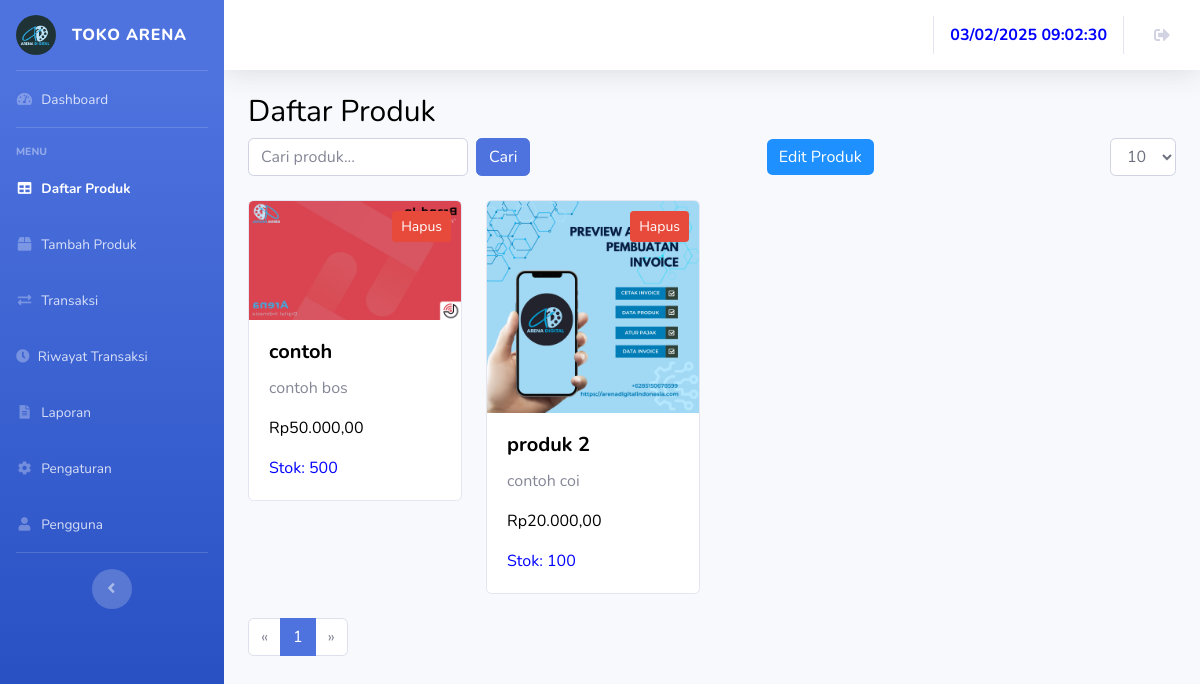
/admin/daftar-produk.php (signed in), run on the app's committed database.
### tables this page shows
CREATE TABLE `pengaturan` (
  `id_pengaturan` int(11) NOT NULL,
  `nama_toko` varchar(100) NOT NULL,
  `logo` varchar(255) DEFAULT NULL,
  `alamat_toko` text NOT NULL,
  `telepon` varchar(20) DEFAULT NULL,
  `email` varchar(100) DEFAULT NULL,
  `pajak_persen` decimal(5,2) DEFAULT NULL,
  `tanggal_diperbarui` timestamp NOT NULL DEFAULT current_timestamp() ON UPDATE current_timestamp()
);

CREATE TABLE `produk` (
  `id_produk` int(11) NOT NULL,
  `nama_produk` varchar(100) NOT NULL,
  `kategori` varchar(50) DEFAULT NULL,
  `harga` decimal(10,2) NOT NULL,
  `stok` int(11) NOT NULL,
  `deskripsi` text DEFAULT NULL,
  `foto_produk` varchar(255) NOT NULL,
  `tanggal_ditambahkan` timestamp NOT NULL DEFAULT current_timestamp()
);

### admin/daftar-produk.php (the view, shortened to what this page needs)
<?php
require 'config.php';
$rows_per_page = isset($_GET['rows']) ? intval($_GET['rows']) : 10;
$search_query = isset($_GET['search']) ? '%' . $_GET['search'] . '%' : '%';
$page = isset($_GET['page']) ? intval($_GET['page']) : 1;
$offset = ($page - 1) * $rows_per_page;
$sql = "SELECT * FROM produk WHERE nama_produk LIKE :search LIMIT :offset, :rows";
$stmt = $pdo->prepare($sql);
$stmt->bindValue(':search', $search_query);
$stmt->bindValue(':offset', $offset, PDO::PARAM_INT);
$stmt->bindValue(':rows', $rows_per_page, PDO::PARAM_INT);
$stmt->execute();
$produk_list = $stmt->fetchAll(PDO::FETCH_ASSOC);
$sql_count = "SELECT COUNT(*) FROM produk WHERE nama_produk LIKE :search";
$stmt_count = $pdo->prepare($sql_count);
$stmt_count->bindValue(':search', $search_query);
$stmt_count->execute();
$total_products = $stmt_count->fetchColumn();
$total_pages = ceil($total_products / $rows_per_page);
?>
<!DOCTYPE html>
<html lang="en">
<head>
    <?php include 'item/head.php'; ?>
</head>
<body id="page-top">
    <div id="wrapper">
        <?php include 'item/sidebar.php'; ?>
        <div id="content-wrapper" class="d-flex flex-column">
            <div id="content">
                <?php include 'item/header.php'; ?>
                <div class="container-fluid">
                    <h1 class="judul" >Daftar Produk</h1>
                    <div class="d-flex justify-content-between align-items-center mb-4">
                        <form class="form-inline" method="get">
                            <input class="form-control mr-sm-2" type="search" name="search" placeholder="Cari produk..." value="<?php echo htmlspecialchars($_GET['search'] ?? ''); ?>">
                            <button class="btn btn-primary my-2 my-sm-0" type="submit">Cari</button>
                        </form>
                        <a href="edit-produk.php" class="btn btn-warning" style="background-color: dodgerblue; border: none;">Edit Produk</a>
                        <form class="form-inline" method="get">
                            <select class="form-control" name="rows" onchange="this.form.submit()">
                                <option value="10" <?php echo $rows_per_page == 10 ? 'selected' : ''; ?>>10</option>
                            </select>
                        </form>
                    </div>
                    <div class="row">
                        <?php foreach ($produk_list as $produk): ?>
                            <div class="col-lg-3 col-md-4 mb-4">
                                <div class="card">
                                    <a href="hapus-produk.php?id=<?php echo $produk['id_produk']; ?>" class="btn btn-danger btn-sm position-absolute" style="top: 10px; right: 10px;">Hapus</a>
                                    <img src="admin/img/<?php echo htmlspecialchars($produk['foto_produk']); ?>" class="card-img-top" alt="<?php echo htmlspecialchars($produk['nama_produk']); ?>">
                                    <div class="card-body">
                                        <h5 class="card-title" style="color: black;"><b><?php echo htmlspecialchars($produk['nama_produk']); ?></b></h5>
                                        <p class="card-text"><?php echo htmlspecialchars($produk['deskripsi']); ?></p>
                                        <p class="card-text" style="color: black;">Rp<?php echo number_format($produk['harga'], 2, ',', '.'); ?></p>
                                        <p class="card-text" style="color: blue;">Stok: <?php echo htmlspecialchars($produk['stok']); ?></p>
                                    </div>
                                </div>
                            </div>
                        <?php endforeach; ?>
                    </div>
                    <nav aria-label="Page navigation">
                        <ul class="pagination">
                            <li class="page-item <?php echo $page <= 1 ? 'disabled' : ''; ?>">
                                <a class="page-link" href="?search=<?php echo htmlspecialchars($_GET['search'] ?? ''); ?>&rows=<?php echo $rows_per_page; ?>&page=<?php echo max(1, $page - 1); ?>" aria-label="Previous">
                                    <span aria-hidden="true">&laquo;</span>
                                </a>
                            </li>
                            <?php for ($i = 1; $i <= $total_pages; $i++): ?>
                                <li class="page-item <?php echo $i == $page ? 'active' : ''; ?>">
                                    <a class="page-link" href="?search=<?php echo htmlspecialchars($_GET['search'] ?? ''); ?>&rows=<?php echo $rows_per_page; ?>&page=<?php echo $i; ?>"><?php echo $i; ?></a>
                                </li>
                            <?php endfor; ?>
                            <li class="page-item <?php echo $page >= $total_pages ? 'disabled' : ''; ?>">
                                <a class="page-link" href="?search=<?php echo htmlspecialchars($_GET['search'] ?? ''); ?>&rows=<?php echo $rows_per_page; ?>&page=<?php echo min($total_pages, $page + 1); ?>" aria-label="Next">
                                    <span aria-hidden="true">&raquo;</span>
                                </a>
                            </li>
                        </ul>
                    </nav>
                </div>
            </div>
        </div>
    </div>
</body>
</html>

### admin/item/head.php (shortened to what this page needs)
<!DOCTYPE html>
<html lang="en">
<head>
    <link href="vendor/fontawesome-free/css/all.min.css" rel="stylesheet" type="text/css">
    <link href="css/sb-admin-2.min.css" rel="stylesheet">
</head>

### admin/item/sidebar.php (shortened to what this page needs)
<?php
$current_page = basename($_SERVER['PHP_SELF']);
require 'config.php';
$query = "SELECT nama_toko, logo FROM pengaturan WHERE id_pengaturan = 1";
$stmt = $pdo->prepare($query);
$stmt->execute();
$pengaturan = $stmt->fetch(PDO::FETCH_ASSOC);
$nama_toko = $pengaturan['nama_toko'];
$logo = $pengaturan['logo'];
?>
<ul class="navbar-nav bg-gradient-primary sidebar sidebar-dark accordion" id="accordionSidebar">
    <a class="sidebar-brand d-flex align-items-center" href="../admin/index.php">
        <div class="sidebar-brand-icon">
            <img src="admin/img/<?php echo htmlspecialchars($logo); ?>" alt="Logo" style="border-radius: 50%; width: 40px; height: 40px;">
        </div>
        <div class="sidebar-brand-text mx-3">
            <?php echo htmlspecialchars($nama_toko); ?>
        </div>
    </a>
    <hr class="sidebar-divider my-0">
    <li class="nav-item <?= ($current_page == 'index.php') ? 'active' : '' ?>">
        <a class="nav-link" href="../admin/index.php">
            <i class="fas fa-fw fa-tachometer-alt"></i>
            <span>Dashboard</span></a>
    </li>
    <hr class="sidebar-divider">
    <div class="sidebar-heading">
        Menu
    </div>
    <li class="nav-item <?= ($current_page == 'daftar-produk.php') ? 'active' : '' ?>">
        <a class="nav-link" href="../admin/daftar-produk.php">
            <i class="fas fa-fw fa-table"></i>
            <span>Daftar Produk</span></a>
    </li>
    <li class="nav-item <?= ($current_page == 'kelola-produk.php') ? 'active' : '' ?>">
        <a class="nav-link" href="../admin/kelola-produk.php">
            <i class="fas fa-fw fa-box"></i>
            <span>Tambah Produk</span></a>
    </li>
    <li class="nav-item <?= ($current_page == 'transaksi.php') ? 'active' : '' ?>">
        <a class="nav-link" href="../admin/transaksi.php">
            <i class="fas fa-fw fa-exchange-alt"></i>
            <span>Transaksi</span></a>
    </li>
    <li class="nav-item <?= ($current_page == 'riwayat-transaksi.php') ? 'active' : '' ?>">
        <a class="nav-link" href="../admin/riwayat-transaksi.php">
            <i class="fas fa-clock"></i>
            <span>Riwayat Transaksi</span></a>
    </li>
    <li class="nav-item <?= ($current_page == 'laporan.php') ? 'active' : '' ?>">
        <a class="nav-link" href="../admin/laporan.php">
            <i class="fas fa-fw fa-file-alt"></i>
            <span>Laporan</span></a>
    </li>
    <li class="nav-item <?= ($current_page == 'pengaturan.php') ? 'active' : '' ?>">
        <a class="nav-link" href="../admin/pengaturan.php">
            <i class="fas fa-fw fa-cog"></i>
            <span>Pengaturan</span></a>
    </li>
    <li class="nav-item <?= ($current_page == 'pengguna.php') ? 'active' : '' ?>">
        <a class="nav-link" href="../admin/pengguna.php">
            <i class="fas fa-fw fa-user"></i>
            <span>Pengguna</span></a>
    </li>
    <hr class="sidebar-divider d-none d-md-block">
    <div class="text-center d-none d-md-inline">
        <button class="rounded-circle border-0" id="sidebarToggle"></button>
    </div>
</ul>

### admin/item/header.php (shortened to what this page needs)
<nav class="navbar navbar-expand navbar-light bg-white topbar mb-4 static-top shadow">
    <ul class="navbar-nav ml-auto">
        <li class="nav-item my-auto">
            <span class="text-blue font-weight-bold" id="datetime"></span>
        </li>
        <li class="nav-item no-arrow">
            <a class="nav-link" href="logout.php">
                <i class="fas fa-sign-out-alt fa-fw text-gray-400"></i>
            </a>
        </li>
    </ul>
</nav>

### admin/item/header.php (style rules this page uses)
.text-blue { color: blue !important; }

### admin/daftar-produk.php (style rules this page uses)
.judul { color: black; font-size: 30px; }

### data on the page
pengaturan: logo (picture), nama_toko "TOKO ARENA"
produk: foto_produk+nama_produk (picture), nama_produk "contoh", deskripsi "contoh bos", harga "50.000,00", stok "500"
produk: foto_produk+nama_produk (picture), nama_produk "produk 2", deskripsi "contoh coi", harga "20.000,00", stok "100"
